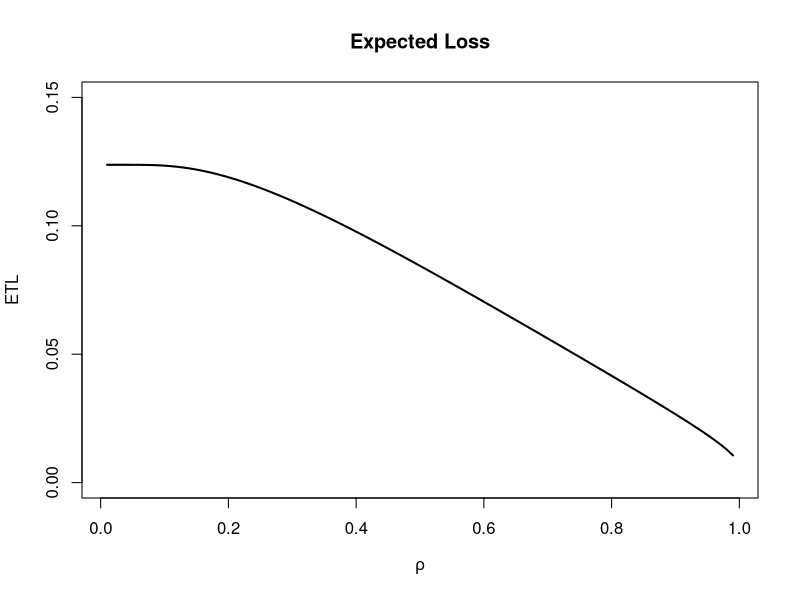

R code for this plot:

# clear variables and close windows
rm(list = ls(all = TRUE))
graphics.off()

# install and load packages
libraries = c("pracma")
lapply(libraries, function(x) if (!(x %in% installed.packages())) {
install.packages(x)
})
lapply(libraries, library, quietly = TRUE, character.only = TRUE)

bvnIntegrand = function(theta, b1, b2) {
    # Bivariate normal distribution | SUBROUNTINE of mvncdf() Integrand is 
    # exp(-(b1^2 + b2^2 - 2*b1*b2*sin(theta))/(2*cos(theta)^2) )
    sintheta = sin(theta)
    cossqtheta = cos(theta)^2  # always positive
    integrand = exp(-((b1 * sintheta - b2)^2/cossqtheta + b1^2)/2)
    return(integrand)
}

mvncdf = function(b, mu, sigma) {
    # MVNCDF Multivariate normal cumulative distribution function.  P = MVNCDF(B,
    # MU, SIGMA) returns the joint cumulative probability using numerical
    # integration. B is a vector of values, MU is the mean parameter vector, and
    # SIGMA is the covariance matrix.
    n = NROW(b)
    b = as.matrix(b)
    if (NCOL(b) != length(mu)) {
        stop("The first two inputs must be vectors of the same length.")
    }
    # Rho = sigma/(sqrt(diag(sigma))%*%t(sqrt(diag(sigma))))
    rho = sigma[2]
    if (rho > 0) {
        p1 = pnorm(apply(b, 2, min))
        p1[any(is.nan(b), 2)] = NaN
    } else {
        p1 = pnorm(b[, 1]) - pnorm(-b[, 2])
        p1[p1 < 0] = 0  # max would drop NaNs
    }
    if (abs(rho) < 1) {
        loLimit = asin(rho)
        hiLimit = sign(rho) * pi/2
        p2 = numeric()
        for (i in 1:n) {
            b1 = b[i, 1]
            b2 = b[i, 2]
            p2[i] = integral(function(x) bvnIntegrand(x, b1, b2), xmin = loLimit, 
                xmax = hiLimit, method = "Kronrod", reltol = 1e-10)
        }
    } else {
        p2 = rep(0, length(p1))
    }
    p = p1 - p2/(2 * pi)
    return(p)
}

ETL = function(a, R, defProb, UAP) {
    C = qnorm(defProb, 0, 1)
    NinvK = qnorm(UAP/(1 - R), 0, 1)
    A = (C - sqrt(1 - a^2) * NinvK)/a
    Sigma = matrix(c(1, -a, -a, 1), 2, 2)  # (1 -a)
    # (-a 1)
    Mu = c(0, 0)
    EL1 = mvncdf(b = cbind(C, -A), mu = Mu, sigma = Sigma)  # mvnormal
    EL2 = pnorm(A)
    EL = EL1/UAP * (1 - R) + EL2
    return(EL)
}

# Main computation
index = 37.2416
recoveryR = 0.4  # Recovery rate
UAP = c(0.03, 0.06, 0.09, 0.12, 0.22)  # Upper attachment points
lam = index/10000/(1 - recoveryR)
tr = 1
defProb = 1 - exp(-lam)  # Default probability
rho = seq(0.01, 0.99, by = 0.01)  # compound correlation
a = sqrt(rho)  # square-root of compound correlation
etl = numeric()
for (i in 1:length(a)) {
    etl[i] = ETL(a[i], recoveryR, defProb, UAP[tr])
}

# Plot
plot(rho, etl, main = "Expected Loss", col = "black", lwd = 2, xlab = expression(rho), ylab = "ETL", type = "l", 
    ylim = c(0, 0.15))
